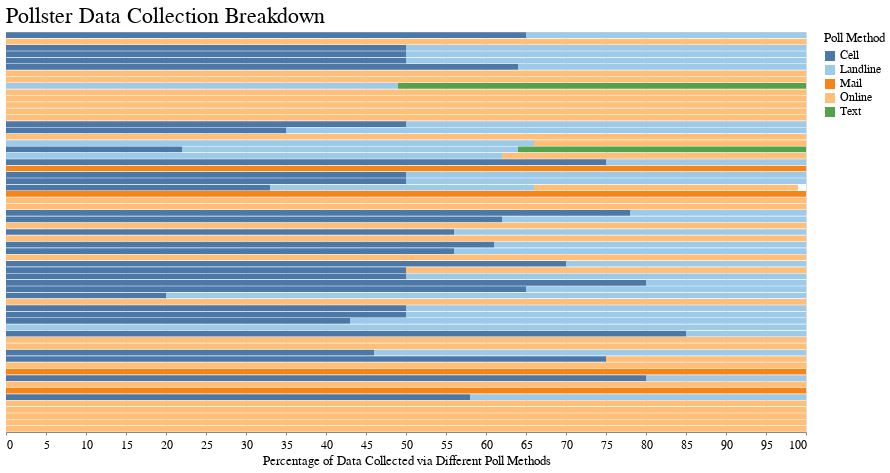

Here is the notebook cell this chart was saved with:
### Code cell
# Y-axis containing pollster names were removed to focus attention on the relative frequency of each method (indicated by bar color)
poll_methods = alt.Chart(alt_chart, title='Pollster Data Collection Breakdown').mark_bar().encode(
x=alt.X('sum(Percent)', title='Percentage of Data Collected via Different Poll Methods'),
y=alt.Y('Pollster', axis=None),
color=alt.Color('Type', title='Poll Method', scale=alt.Scale(scheme='tableau20')),
tooltip=['Pollster', 'Cell', 'Landline', 'Text', 'Online', 'Mail']).properties(background='white', height=400)
poll_methods

### Figure 1 — Vega-Lite specification as saved in the notebook (floating-point values rounded to 4 significant figures; data arrays with more than 128 entries replaced by an {"elided": "..."} marker saying what was removed)
{"$schema": "https://vega.github.io/schema/vega-lite/v3.4.0.json", "background": "white", "config": {"arc": {"fill": "#82c6df"}, "area": {"fill": "#82c6df"}, "axis": {"labelFont": "Benton Gothic, sans", "labelFontSize": 11.5, "labelFontWeight": "normal", "titleFont": "Benton Gothic Bold, sans", "titleFontSize": 13, "titleFontWeight": "normal"}, "axisX": {"labelAngle": 0, "labelPadding": 4, "tickSize": 3}, "axisY": {"labelBaseline": "middle", "maxExtent": 45, "minExtent": 45, "tickSize": 2, "titleAlign": "left", "titleAngle": 0, "titleX": -45, "titleY": -11}, "background": "#ffffff", "bar": {"fill": "#82c6df"}, "legend": {"labelFont": "Benton Gothic, sans", "labelFontSize": 11.5, "symbolType": "square", "titleFont": "Benton Gothic Bold, sans", "titleFontSize": 13, "titleFontWeight": "normal"}, "line": {"stroke": "#82c6df", "strokeWidth": 3}, "path": {"stroke": "#82c6df"}, "point": {"stroke": "#82c6df"}, "range": {"category": ["#3580b1", "#ec8431", "#ab7fb4", "#c89d29", "#adc839", "#829eb1"], "diverging": ["#e68a4f", "#f4bb6a", "#f9e39c", "#dadfe2", "#a6b7c6", "#849eae"], "heatmap": ["#fbf2c7", "#f9e39c", "#f8d36e", "#f4bb6a", "#e68a4f", "#d15a40", "#ab4232"], "ordinal": ["#fbf2c7", "#f9e39c", "#f8d36e", "#f4bb6a", "#e68a4f", "#d15a40", "#ab4232"], "ramp": ["#fbf2c7", "#f9e39c", "#f8d36e", "#f4bb6a", "#e68a4f", "#d15a40", "#ab4232"]}, "rect": {"fill": "#82c6df"}, "shape": {"stroke": "#82c6df"}, "symbol": {"fill": "#82c6df", "size": 30}, "title": {"anchor": "start", "font": "Benton Gothic Bold, sans", "fontColor": "#000000", "fontSize": 22, "fontWeight": "normal"}, "view": {"height": 450, "width": 800}}, "data": {"name": "data-3cdba933bd088af64905040b78e9a151"}, "datasets": {"data-3cdba933bd088af64905040b78e9a151": {"elided": "315 records"}}, "encoding": {"color": {"field": "Type", "scale": {"scheme": "tableau20"}, "title": "Poll Method", "type": "nominal"}, "tooltip": [{"field": "Pollster", "type": "nominal"}, {"field": "Cell", "type": "nominal"}, {"field": "Landline", "type": "nominal"}, {"field": "Text", "type": "nominal"}, {"field": "Online", "type": "nominal"}, {"field": "Mail", "type": "nominal"}], "x": {"aggregate": "sum", "field": "Percent", "title": "Percentage of Data Collected via Different Poll Methods", "type": "quantitative"}, "y": {"axis": null, "field": "Pollster", "type": "nominal"}}, "height": 400, "mark": "bar", "title": "Pollster Data Collection Breakdown"}
